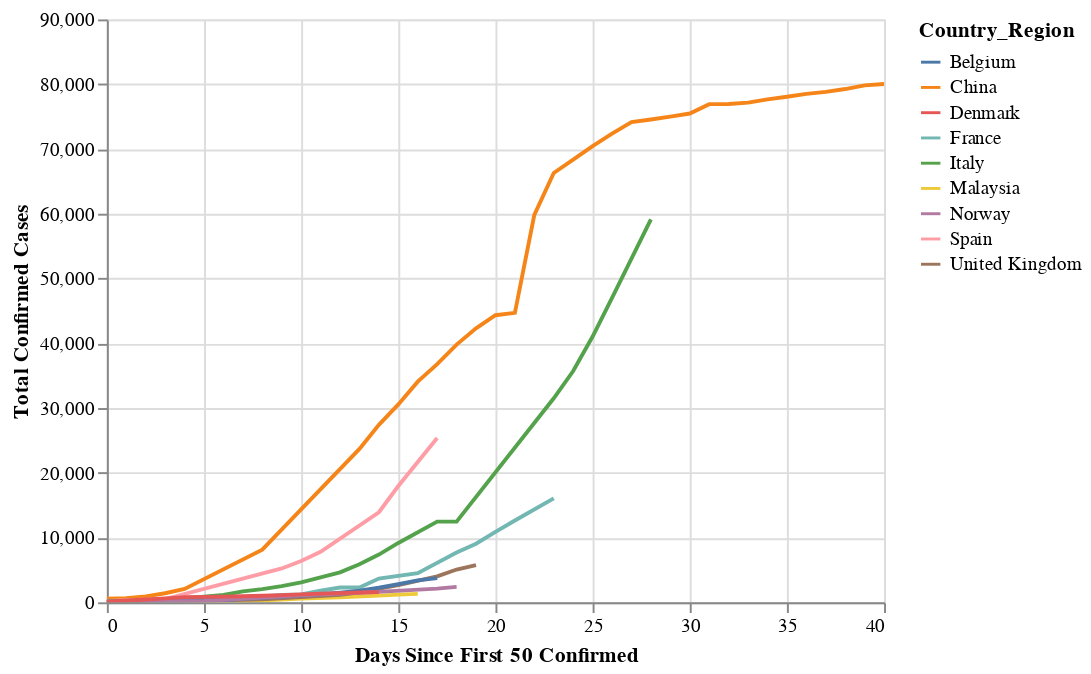

The notebook cell saved with this chart:
### Code cell
chart = alt.Chart(cases_df).mark_line().encode(
            x = alt.X("Days from N",scale=alt.Scale(domain=(0,40)), title = "Days Since First 50 Confirmed"),
            y = alt.Y("Confirmed",aggregate="sum",title="Total Confirmed Cases"),
        color = alt.Color("Country_Region")
)
chart.interactive()

### Figure 1 — Vega-Lite specification as saved in the notebook (floating-point values rounded to 4 significant figures; data arrays with more than 128 entries replaced by an {"elided": "..."} marker saying what was removed)
{"config": {"view": {"continuousWidth": 400, "continuousHeight": 300}}, "data": {"name": "data-e16ea239f561c59220b1e3f010f6ff32"}, "mark": "line", "encoding": {"color": {"type": "nominal", "field": "Country_Region"}, "x": {"type": "quantitative", "field": "Days from N", "scale": {"domain": [0, 40]}, "title": "Days Since First 50 Confirmed"}, "y": {"type": "quantitative", "aggregate": "sum", "field": "Confirmed", "title": "Total Confirmed Cases"}}, "selection": {"selector001": {"type": "interval", "bind": "scales", "encodings": ["x", "y"]}}, "$schema": "https://vega.github.io/schema/vega-lite/v4.0.2.json", "datasets": {"data-e16ea239f561c59220b1e3f010f6ff32": {"elided": "316 records"}}}
